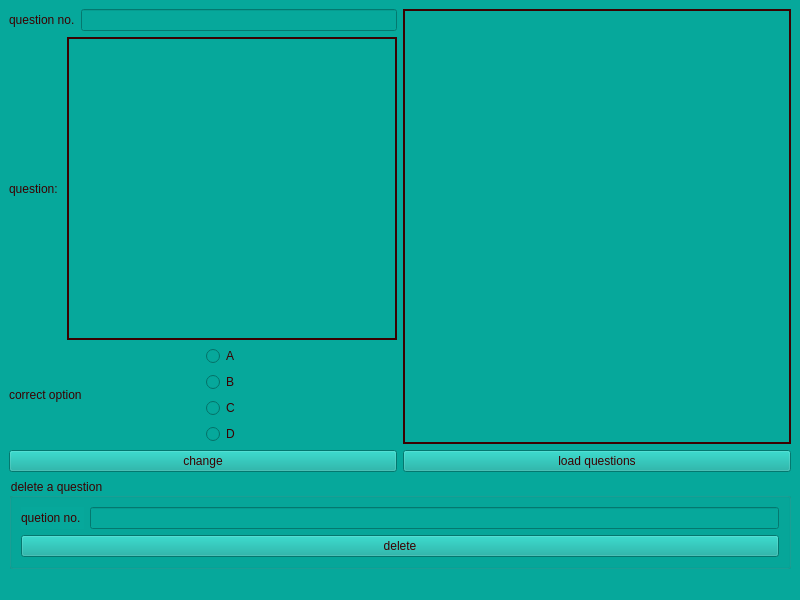
<?xml version="1.0" encoding="UTF-8"?>
<ui version="4.0">
 <class>editQuestion</class>
 <widget class="QMainWindow" name="editQuestion">
  <property name="geometry">
   <rect>
    <x>0</x>
    <y>0</y>
    <width>800</width>
    <height>600</height>
   </rect>
  </property>
  <property name="windowTitle">
   <string>MainWindow</string>
  </property>
  <property name="styleSheet">
   <string notr="true">background-color:#06a89b;
color: #3b0000;</string>
  </property>
  <widget class="QWidget" name="centralwidget">
   <layout class="QGridLayout" name="gridLayout">
    <item row="0" column="0">
     <layout class="QVBoxLayout" name="verticalLayout_5">
      <item>
       <layout class="QHBoxLayout" name="horizontalLayout_4">
        <item>
         <layout class="QVBoxLayout" name="verticalLayout_3">
          <item>
           <layout class="QHBoxLayout" name="horizontalLayout_2">
            <item>
             <widget class="QLabel" name="label">
              <property name="text">
               <string>question no.</string>
              </property>
             </widget>
            </item>
            <item>
             <widget class="QLineEdit" name="lineEdit"/>
            </item>
           </layout>
          </item>
          <item>
           <layout class="QHBoxLayout" name="horizontalLayout_3">
            <item>
             <widget class="QLabel" name="label_3">
              <property name="text">
               <string>question: </string>
              </property>
             </widget>
            </item>
            <item>
             <widget class="QPlainTextEdit" name="plainTextEdit">
              <property name="frameShape">
               <enum>QFrame::WinPanel</enum>
              </property>
              <property name="frameShadow">
               <enum>QFrame::Plain</enum>
              </property>
             </widget>
            </item>
           </layout>
          </item>
          <item>
           <layout class="QHBoxLayout" name="horizontalLayout">
            <item>
             <widget class="QLabel" name="label_2">
              <property name="text">
               <string>correct option</string>
              </property>
             </widget>
            </item>
            <item>
             <layout class="QVBoxLayout" name="verticalLayout_2">
              <item>
               <widget class="QRadioButton" name="radioButton">
                <property name="text">
                 <string>A</string>
                </property>
               </widget>
              </item>
              <item>
               <widget class="QRadioButton" name="radioButton_1">
                <property name="text">
                 <string>B</string>
                </property>
               </widget>
              </item>
              <item>
               <widget class="QRadioButton" name="radioButton_2">
                <property name="text">
                 <string>C</string>
                </property>
               </widget>
              </item>
              <item>
               <widget class="QRadioButton" name="radioButton_3">
                <property name="text">
                 <string>D</string>
                </property>
               </widget>
              </item>
             </layout>
            </item>
           </layout>
          </item>
          <item>
           <widget class="QPushButton" name="pushButton_2">
            <property name="text">
             <string>change</string>
            </property>
           </widget>
          </item>
         </layout>
        </item>
        <item>
         <layout class="QVBoxLayout" name="verticalLayout">
          <item>
           <widget class="QTableView" name="tableView">
            <property name="frameShape">
             <enum>QFrame::WinPanel</enum>
            </property>
            <property name="frameShadow">
             <enum>QFrame::Plain</enum>
            </property>
           </widget>
          </item>
          <item>
           <widget class="QPushButton" name="pushButton">
            <property name="text">
             <string>load questions</string>
            </property>
           </widget>
          </item>
         </layout>
        </item>
       </layout>
      </item>
      <item>
       <widget class="QGroupBox" name="groupBox">
        <property name="title">
         <string>delete a question</string>
        </property>
        <layout class="QVBoxLayout" name="verticalLayout_4">
         <item>
          <layout class="QHBoxLayout" name="horizontalLayout_5">
           <item>
            <widget class="QLabel" name="label_4">
             <property name="text">
              <string>quetion no. </string>
             </property>
            </widget>
           </item>
           <item>
            <widget class="QLineEdit" name="lineEdit_2"/>
           </item>
          </layout>
         </item>
         <item>
          <widget class="QPushButton" name="pushButton_3">
           <property name="text">
            <string>delete</string>
           </property>
          </widget>
         </item>
        </layout>
       </widget>
      </item>
     </layout>
    </item>
   </layout>
  </widget>
  <widget class="QMenuBar" name="menubar">
   <property name="geometry">
    <rect>
     <x>0</x>
     <y>0</y>
     <width>800</width>
     <height>20</height>
    </rect>
   </property>
  </widget>
  <widget class="QStatusBar" name="statusbar"/>
 </widget>
 <resources/>
 <connections/>
</ui>
